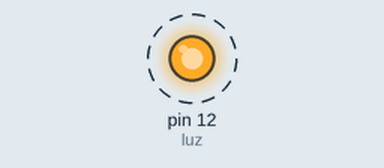
Simulated run of this sketch. Board: Arduino Uno, built with avr-gcc and run on an emulated ATmega328P. Parts: output pins drawn as LEDs (lit = HIGH). Dashed ring = blinking.

Above: at 0.5 s.
Timing chart, 0 to 4.6 s (numbered marks = the images above):
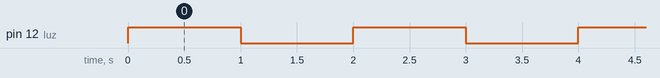

The sketch:

nano_led_feb17a.ino
```cpp
int luz=12;
int estado=0;


void setup() {

  Serial.begin(9600);
  pinMode(luz,OUTPUT);


}

void loop() {

    digitalWrite(luz,HIGH);
    delay(1000);

    digitalWrite(luz,LOW);
    delay(1000);


}
```

Measured:
- by itself, pin 12 (luz): alternates HIGH for 1.0 s and LOW for 1.0 s
